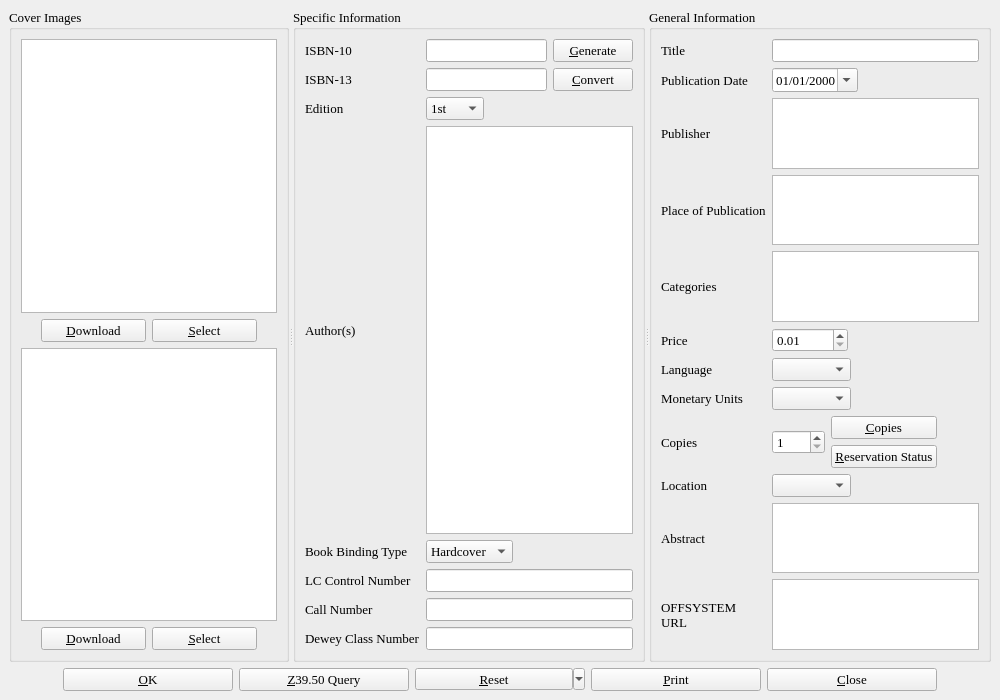
<ui version="4.0" >
 <class>informationDialog</class>
 <widget class="QMainWindow" name="informationDialog" >
  <property name="geometry" >
   <rect>
    <x>0</x>
    <y>0</y>
    <width>1000</width>
    <height>700</height>
   </rect>
  </property>
  <property name="minimumSize" >
   <size>
    <width>1000</width>
    <height>700</height>
   </size>
  </property>
  <property name="font" >
   <font>
    <family>Times</family>
    <pointsize>10</pointsize>
   </font>
  </property>
  <property name="windowTitle" >
   <string>BiblioteQ</string>
  </property>
  <property name="windowIcon" >
   <iconset>
    <normaloff>icons.d/book.gif</normaloff>icons.d/book.gif</iconset>
  </property>
  <widget class="QWidget" name="centralwidget" >
   <layout class="QVBoxLayout" >
    <item>
     <widget class="QSplitter" name="splitter" >
      <property name="orientation" >
       <enum>Qt::Horizontal</enum>
      </property>
      <widget class="QGroupBox" name="coverImages" >
       <property name="title" >
        <string>Cover Images</string>
       </property>
       <layout class="QVBoxLayout" >
        <item>
         <widget class="image_drop_site" name="front_image" >
          <property name="minimumSize" >
           <size>
            <width>150</width>
            <height>200</height>
           </size>
          </property>
          <property name="toolTip" >
           <string>Front Cover Image</string>
          </property>
         </widget>
        </item>
        <item>
         <layout class="QHBoxLayout" >
          <item>
           <spacer>
            <property name="orientation" >
             <enum>Qt::Horizontal</enum>
            </property>
            <property name="sizeHint" stdset="0" >
             <size>
              <width>40</width>
              <height>20</height>
             </size>
            </property>
           </spacer>
          </item>
          <item>
           <widget class="QPushButton" name="dwnldFront" >
            <property name="minimumSize" >
             <size>
              <width>105</width>
              <height>0</height>
             </size>
            </property>
            <property name="text" >
             <string>&amp;Download</string>
            </property>
            <property name="icon" >
             <iconset>
              <normaloff>icons.d/16x16/down.png</normaloff>icons.d/16x16/down.png</iconset>
            </property>
           </widget>
          </item>
          <item>
           <widget class="QPushButton" name="frontButton" >
            <property name="minimumSize" >
             <size>
              <width>105</width>
              <height>0</height>
             </size>
            </property>
            <property name="text" >
             <string>&amp;Select</string>
            </property>
            <property name="icon" >
             <iconset>
              <normaloff>icons.d/16x16/fileopen.png</normaloff>icons.d/16x16/fileopen.png</iconset>
            </property>
           </widget>
          </item>
          <item>
           <spacer>
            <property name="orientation" >
             <enum>Qt::Horizontal</enum>
            </property>
            <property name="sizeHint" stdset="0" >
             <size>
              <width>40</width>
              <height>20</height>
             </size>
            </property>
           </spacer>
          </item>
         </layout>
        </item>
        <item>
         <widget class="image_drop_site" name="back_image" >
          <property name="minimumSize" >
           <size>
            <width>150</width>
            <height>200</height>
           </size>
          </property>
          <property name="toolTip" >
           <string>Back Cover Image</string>
          </property>
         </widget>
        </item>
        <item>
         <layout class="QHBoxLayout" >
          <item>
           <spacer>
            <property name="orientation" >
             <enum>Qt::Horizontal</enum>
            </property>
            <property name="sizeHint" stdset="0" >
             <size>
              <width>40</width>
              <height>20</height>
             </size>
            </property>
           </spacer>
          </item>
          <item>
           <widget class="QPushButton" name="dwnldBack" >
            <property name="minimumSize" >
             <size>
              <width>105</width>
              <height>0</height>
             </size>
            </property>
            <property name="text" >
             <string>&amp;Download</string>
            </property>
            <property name="icon" >
             <iconset>
              <normaloff>icons.d/16x16/down.png</normaloff>icons.d/16x16/down.png</iconset>
            </property>
           </widget>
          </item>
          <item>
           <widget class="QPushButton" name="backButton" >
            <property name="minimumSize" >
             <size>
              <width>105</width>
              <height>0</height>
             </size>
            </property>
            <property name="text" >
             <string>&amp;Select</string>
            </property>
            <property name="icon" >
             <iconset>
              <normaloff>icons.d/16x16/fileopen.png</normaloff>icons.d/16x16/fileopen.png</iconset>
            </property>
           </widget>
          </item>
          <item>
           <spacer>
            <property name="orientation" >
             <enum>Qt::Horizontal</enum>
            </property>
            <property name="sizeHint" stdset="0" >
             <size>
              <width>40</width>
              <height>20</height>
             </size>
            </property>
           </spacer>
          </item>
         </layout>
        </item>
       </layout>
      </widget>
      <widget class="QGroupBox" name="specificGroup" >
       <property name="title" >
        <string>Specific Information</string>
       </property>
       <layout class="QGridLayout" >
        <item row="0" column="0" >
         <widget class="QLabel" name="label" >
          <property name="font" >
           <font>
            <family>Times</family>
            <pointsize>10</pointsize>
           </font>
          </property>
          <property name="text" >
           <string>ISBN-10</string>
          </property>
         </widget>
        </item>
        <item rowspan="2" row="0" column="1" >
         <layout class="QGridLayout" >
          <item row="0" column="0" >
           <widget class="QLineEdit" name="id" >
            <property name="maxLength" >
             <number>32</number>
            </property>
           </widget>
          </item>
          <item row="0" column="1" >
           <widget class="QPushButton" name="generate" >
            <property name="text" >
             <string>&amp;Generate</string>
            </property>
            <property name="icon" >
             <iconset>
              <normaloff>icons.d/16x16/gear.png</normaloff>icons.d/16x16/gear.png</iconset>
            </property>
           </widget>
          </item>
          <item row="1" column="0" >
           <widget class="QLineEdit" name="isbn13" >
            <property name="maxLength" >
             <number>16</number>
            </property>
           </widget>
          </item>
          <item row="1" column="1" >
           <widget class="QPushButton" name="isbn10to13" >
            <property name="font" >
             <font>
              <family>Times</family>
              <pointsize>10</pointsize>
             </font>
            </property>
            <property name="text" >
             <string>&amp;Convert</string>
            </property>
            <property name="icon" >
             <iconset>
              <normaloff>icons.d/16x16/convert.png</normaloff>icons.d/16x16/convert.png</iconset>
            </property>
           </widget>
          </item>
         </layout>
        </item>
        <item row="1" column="0" >
         <widget class="QLabel" name="label_11" >
          <property name="font" >
           <font>
            <family>Times</family>
            <pointsize>10</pointsize>
           </font>
          </property>
          <property name="text" >
           <string>ISBN-13</string>
          </property>
         </widget>
        </item>
        <item row="2" column="0" >
         <widget class="QLabel" name="label_5" >
          <property name="font" >
           <font>
            <family>Times</family>
            <pointsize>10</pointsize>
           </font>
          </property>
          <property name="text" >
           <string>Edition</string>
          </property>
         </widget>
        </item>
        <item row="2" column="1" >
         <layout class="QHBoxLayout" >
          <item>
           <widget class="QComboBox" name="edition" >
            <property name="autoFillBackground" >
             <bool>false</bool>
            </property>
            <item>
             <property name="text" >
              <string>1st</string>
             </property>
            </item>
            <item>
             <property name="text" >
              <string>2nd</string>
             </property>
            </item>
            <item>
             <property name="text" >
              <string>3rd</string>
             </property>
            </item>
            <item>
             <property name="text" >
              <string>4th</string>
             </property>
            </item>
            <item>
             <property name="text" >
              <string>5th</string>
             </property>
            </item>
            <item>
             <property name="text" >
              <string>6th</string>
             </property>
            </item>
            <item>
             <property name="text" >
              <string>7th</string>
             </property>
            </item>
            <item>
             <property name="text" >
              <string>8th</string>
             </property>
            </item>
            <item>
             <property name="text" >
              <string>9th</string>
             </property>
            </item>
            <item>
             <property name="text" >
              <string>10th</string>
             </property>
            </item>
            <item>
             <property name="text" >
              <string>11th</string>
             </property>
            </item>
            <item>
             <property name="text" >
              <string>12th</string>
             </property>
            </item>
            <item>
             <property name="text" >
              <string>13th</string>
             </property>
            </item>
            <item>
             <property name="text" >
              <string>14th</string>
             </property>
            </item>
            <item>
             <property name="text" >
              <string>15th</string>
             </property>
            </item>
            <item>
             <property name="text" >
              <string>16th</string>
             </property>
            </item>
            <item>
             <property name="text" >
              <string>17th</string>
             </property>
            </item>
            <item>
             <property name="text" >
              <string>18th</string>
             </property>
            </item>
            <item>
             <property name="text" >
              <string>19th</string>
             </property>
            </item>
            <item>
             <property name="text" >
              <string>20th</string>
             </property>
            </item>
            <item>
             <property name="text" >
              <string>21st</string>
             </property>
            </item>
            <item>
             <property name="text" >
              <string>22nd</string>
             </property>
            </item>
            <item>
             <property name="text" >
              <string>23rd</string>
             </property>
            </item>
            <item>
             <property name="text" >
              <string>24th</string>
             </property>
            </item>
            <item>
             <property name="text" >
              <string>25th</string>
             </property>
            </item>
           </widget>
          </item>
          <item>
           <spacer>
            <property name="orientation" >
             <enum>Qt::Horizontal</enum>
            </property>
            <property name="sizeHint" stdset="0" >
             <size>
              <width>40</width>
              <height>20</height>
             </size>
            </property>
           </spacer>
          </item>
         </layout>
        </item>
        <item row="3" column="0" >
         <widget class="QLabel" name="label_6" >
          <property name="font" >
           <font>
            <family>Times</family>
            <pointsize>10</pointsize>
           </font>
          </property>
          <property name="text" >
           <string>Author(s)</string>
          </property>
         </widget>
        </item>
        <item row="3" column="1" >
         <widget class="hyperlinked_text_edit" name="author" >
          <property name="readOnly" >
           <bool>false</bool>
          </property>
          <property name="textInteractionFlags" >
           <set>Qt::LinksAccessibleByKeyboard|Qt::LinksAccessibleByMouse|Qt::TextBrowserInteraction|Qt::TextEditable|Qt::TextEditorInteraction|Qt::TextSelectableByKeyboard|Qt::TextSelectableByMouse</set>
          </property>
          <property name="openLinks" >
           <bool>false</bool>
          </property>
         </widget>
        </item>
        <item row="4" column="0" >
         <widget class="QLabel" name="label_9" >
          <property name="font" >
           <font>
            <family>Times</family>
            <pointsize>10</pointsize>
           </font>
          </property>
          <property name="text" >
           <string>Book Binding Type</string>
          </property>
         </widget>
        </item>
        <item row="4" column="1" >
         <layout class="QHBoxLayout" >
          <item>
           <widget class="QComboBox" name="binding" >
            <property name="layoutDirection" >
             <enum>Qt::LeftToRight</enum>
            </property>
            <property name="frame" >
             <bool>true</bool>
            </property>
            <item>
             <property name="text" >
              <string>Hardcover</string>
             </property>
            </item>
            <item>
             <property name="text" >
              <string>Paperback</string>
             </property>
            </item>
           </widget>
          </item>
          <item>
           <spacer>
            <property name="orientation" >
             <enum>Qt::Horizontal</enum>
            </property>
            <property name="sizeHint" stdset="0" >
             <size>
              <width>40</width>
              <height>20</height>
             </size>
            </property>
           </spacer>
          </item>
         </layout>
        </item>
        <item row="5" column="0" >
         <widget class="QLabel" name="label_12" >
          <property name="font" >
           <font>
            <family>Times</family>
            <pointsize>10</pointsize>
           </font>
          </property>
          <property name="text" >
           <string>LC Control Number</string>
          </property>
         </widget>
        </item>
        <item row="5" column="1" >
         <widget class="QLineEdit" name="lcnum" >
          <property name="maxLength" >
           <number>64</number>
          </property>
         </widget>
        </item>
        <item row="6" column="0" >
         <widget class="QLabel" name="label_17" >
          <property name="font" >
           <font>
            <family>Times</family>
            <pointsize>10</pointsize>
           </font>
          </property>
          <property name="text" >
           <string>Call Number</string>
          </property>
         </widget>
        </item>
        <item row="6" column="1" >
         <widget class="QLineEdit" name="callnum" >
          <property name="maxLength" >
           <number>64</number>
          </property>
         </widget>
        </item>
        <item row="7" column="0" >
         <widget class="QLabel" name="label_18" >
          <property name="font" >
           <font>
            <family>Times</family>
            <pointsize>10</pointsize>
           </font>
          </property>
          <property name="text" >
           <string>Dewey Class Number</string>
          </property>
         </widget>
        </item>
        <item row="7" column="1" >
         <widget class="QLineEdit" name="deweynum" >
          <property name="maxLength" >
           <number>64</number>
          </property>
         </widget>
        </item>
       </layout>
      </widget>
      <widget class="QGroupBox" name="generalGroup" >
       <property name="title" >
        <string>General Information</string>
       </property>
       <layout class="QGridLayout" >
        <item row="0" column="0" >
         <widget class="QLabel" name="label_2" >
          <property name="font" >
           <font>
            <family>Times</family>
            <pointsize>10</pointsize>
           </font>
          </property>
          <property name="text" >
           <string>Title</string>
          </property>
         </widget>
        </item>
        <item row="0" column="1" >
         <widget class="QLineEdit" name="title" />
        </item>
        <item row="1" column="0" >
         <widget class="QLabel" name="label_13" >
          <property name="font" >
           <font>
            <family>Times</family>
            <pointsize>10</pointsize>
           </font>
          </property>
          <property name="text" >
           <string>Publication Date</string>
          </property>
         </widget>
        </item>
        <item row="1" column="1" >
         <layout class="QHBoxLayout" >
          <item>
           <widget class="QDateEdit" name="publication_date" >
            <property name="font" >
             <font>
              <pointsize>10</pointsize>
             </font>
            </property>
            <property name="displayFormat" >
             <string>MM/dd/yyyy</string>
            </property>
            <property name="calendarPopup" >
             <bool>true</bool>
            </property>
           </widget>
          </item>
          <item>
           <spacer>
            <property name="orientation" >
             <enum>Qt::Horizontal</enum>
            </property>
            <property name="sizeHint" stdset="0" >
             <size>
              <width>40</width>
              <height>20</height>
             </size>
            </property>
           </spacer>
          </item>
         </layout>
        </item>
        <item row="2" column="0" >
         <widget class="QLabel" name="label_14" >
          <property name="font" >
           <font>
            <family>Times</family>
            <pointsize>10</pointsize>
           </font>
          </property>
          <property name="text" >
           <string>Publisher</string>
          </property>
         </widget>
        </item>
        <item row="2" column="1" >
         <widget class="hyperlinked_text_edit" name="publisher" >
          <property name="verticalScrollBarPolicy" >
           <enum>Qt::ScrollBarAlwaysOff</enum>
          </property>
          <property name="horizontalScrollBarPolicy" >
           <enum>Qt::ScrollBarAlwaysOff</enum>
          </property>
          <property name="readOnly" >
           <bool>false</bool>
          </property>
          <property name="textInteractionFlags" >
           <set>Qt::LinksAccessibleByKeyboard|Qt::LinksAccessibleByMouse|Qt::TextBrowserInteraction|Qt::TextEditable|Qt::TextEditorInteraction|Qt::TextSelectableByKeyboard|Qt::TextSelectableByMouse</set>
          </property>
          <property name="openLinks" >
           <bool>false</bool>
          </property>
         </widget>
        </item>
        <item row="4" column="0" >
         <widget class="QLabel" name="label_15" >
          <property name="font" >
           <font>
            <family>Times</family>
            <pointsize>10</pointsize>
           </font>
          </property>
          <property name="text" >
           <string>Categories</string>
          </property>
         </widget>
        </item>
        <item row="5" column="0" >
         <widget class="QLabel" name="label_16" >
          <property name="font" >
           <font>
            <family>Times</family>
            <pointsize>10</pointsize>
           </font>
          </property>
          <property name="text" >
           <string>Price</string>
          </property>
         </widget>
        </item>
        <item row="5" column="1" >
         <widget class="QDoubleSpinBox" name="price" >
          <property name="sizePolicy" >
           <sizepolicy vsizetype="Fixed" hsizetype="Fixed" >
            <horstretch>0</horstretch>
            <verstretch>0</verstretch>
           </sizepolicy>
          </property>
          <property name="minimum" >
           <double>0.010000000000000</double>
          </property>
          <property name="maximum" >
           <double>10000.000000000000000</double>
          </property>
          <property name="singleStep" >
           <double>0.010000000000000</double>
          </property>
          <property name="value" >
           <double>0.010000000000000</double>
          </property>
         </widget>
        </item>
        <item row="6" column="0" >
         <widget class="QLabel" name="label_3" >
          <property name="font" >
           <font>
            <family>Times</family>
            <pointsize>10</pointsize>
           </font>
          </property>
          <property name="text" >
           <string>Language</string>
          </property>
         </widget>
        </item>
        <item row="6" column="1" >
         <layout class="QHBoxLayout" >
          <item>
           <widget class="QComboBox" name="language" />
          </item>
          <item>
           <spacer>
            <property name="orientation" >
             <enum>Qt::Horizontal</enum>
            </property>
            <property name="sizeHint" stdset="0" >
             <size>
              <width>40</width>
              <height>20</height>
             </size>
            </property>
           </spacer>
          </item>
         </layout>
        </item>
        <item row="7" column="0" >
         <widget class="QLabel" name="label_4" >
          <property name="font" >
           <font>
            <family>Times</family>
            <pointsize>10</pointsize>
           </font>
          </property>
          <property name="text" >
           <string>Monetary Units</string>
          </property>
         </widget>
        </item>
        <item row="7" column="1" >
         <widget class="QComboBox" name="monetary_units" >
          <property name="sizePolicy" >
           <sizepolicy vsizetype="Fixed" hsizetype="Fixed" >
            <horstretch>0</horstretch>
            <verstretch>0</verstretch>
           </sizepolicy>
          </property>
         </widget>
        </item>
        <item row="8" column="0" >
         <widget class="QLabel" name="label_8" >
          <property name="font" >
           <font>
            <family>Times</family>
            <pointsize>10</pointsize>
           </font>
          </property>
          <property name="text" >
           <string>Copies</string>
          </property>
         </widget>
        </item>
        <item row="8" column="1" >
         <layout class="QHBoxLayout" >
          <item>
           <widget class="QSpinBox" name="quantity" >
            <property name="minimum" >
             <number>1</number>
            </property>
            <property name="maximum" >
             <number>5000</number>
            </property>
            <property name="value" >
             <number>1</number>
            </property>
           </widget>
          </item>
          <item>
           <layout class="QGridLayout" >
            <item row="0" column="0" >
             <widget class="QPushButton" name="copiesButton" >
              <property name="font" >
               <font>
                <family>Times</family>
                <pointsize>10</pointsize>
               </font>
              </property>
              <property name="text" >
               <string>&amp;Copies</string>
              </property>
              <property name="icon" >
               <iconset>
                <normaloff>icons.d/16x16/editcopy.png</normaloff>icons.d/16x16/editcopy.png</iconset>
              </property>
             </widget>
            </item>
            <item row="1" column="0" >
             <widget class="QPushButton" name="showUserButton" >
              <property name="font" >
               <font>
                <family>Times</family>
                <pointsize>10</pointsize>
               </font>
              </property>
              <property name="text" >
               <string>&amp;Reservation Status</string>
              </property>
              <property name="icon" >
               <iconset>
                <normaloff>icons.d/16x16/members.png</normaloff>icons.d/16x16/members.png</iconset>
              </property>
             </widget>
            </item>
           </layout>
          </item>
          <item>
           <spacer>
            <property name="orientation" >
             <enum>Qt::Horizontal</enum>
            </property>
            <property name="sizeHint" stdset="0" >
             <size>
              <width>40</width>
              <height>20</height>
             </size>
            </property>
           </spacer>
          </item>
         </layout>
        </item>
        <item row="9" column="0" >
         <widget class="QLabel" name="label_10" >
          <property name="font" >
           <font>
            <family>Times</family>
            <pointsize>10</pointsize>
           </font>
          </property>
          <property name="text" >
           <string>Location</string>
          </property>
         </widget>
        </item>
        <item row="9" column="1" >
         <layout class="QHBoxLayout" >
          <item>
           <widget class="QComboBox" name="location" >
            <property name="font" >
             <font>
              <pointsize>10</pointsize>
             </font>
            </property>
           </widget>
          </item>
          <item>
           <spacer>
            <property name="orientation" >
             <enum>Qt::Horizontal</enum>
            </property>
            <property name="sizeHint" stdset="0" >
             <size>
              <width>40</width>
              <height>20</height>
             </size>
            </property>
           </spacer>
          </item>
         </layout>
        </item>
        <item row="10" column="0" >
         <widget class="QLabel" name="label_7" >
          <property name="font" >
           <font>
            <family>Times</family>
            <pointsize>10</pointsize>
           </font>
          </property>
          <property name="text" >
           <string>Abstract</string>
          </property>
         </widget>
        </item>
        <item row="10" column="1" >
         <widget class="QTextEdit" name="description" >
          <property name="acceptRichText" >
           <bool>false</bool>
          </property>
         </widget>
        </item>
        <item row="11" column="0" >
         <widget class="QLabel" name="label_19" >
          <property name="text" >
           <string>OFFSYSTEM
URL</string>
          </property>
         </widget>
        </item>
        <item row="11" column="1" >
         <widget class="QTextBrowser" name="url" >
          <property name="readOnly" >
           <bool>false</bool>
          </property>
          <property name="textInteractionFlags" >
           <set>Qt::LinksAccessibleByKeyboard|Qt::LinksAccessibleByMouse|Qt::TextBrowserInteraction|Qt::TextEditable|Qt::TextEditorInteraction|Qt::TextSelectableByKeyboard|Qt::TextSelectableByMouse</set>
          </property>
          <property name="openExternalLinks" >
           <bool>true</bool>
          </property>
         </widget>
        </item>
        <item row="4" column="1" >
         <widget class="hyperlinked_text_edit" name="category" >
          <property name="readOnly" >
           <bool>false</bool>
          </property>
          <property name="textInteractionFlags" >
           <set>Qt::LinksAccessibleByKeyboard|Qt::LinksAccessibleByMouse|Qt::TextBrowserInteraction|Qt::TextEditable|Qt::TextEditorInteraction|Qt::TextSelectableByKeyboard|Qt::TextSelectableByMouse</set>
          </property>
          <property name="openLinks" >
           <bool>false</bool>
          </property>
         </widget>
        </item>
        <item row="3" column="0" >
         <widget class="QLabel" name="label_20" >
          <property name="text" >
           <string>Place of Publication</string>
          </property>
         </widget>
        </item>
        <item row="3" column="1" >
         <widget class="hyperlinked_text_edit" name="place" >
          <property name="textInteractionFlags" >
           <set>Qt::LinksAccessibleByKeyboard|Qt::LinksAccessibleByMouse|Qt::TextBrowserInteraction|Qt::TextEditable|Qt::TextEditorInteraction|Qt::TextSelectableByKeyboard|Qt::TextSelectableByMouse</set>
          </property>
          <property name="openLinks" >
           <bool>false</bool>
          </property>
         </widget>
        </item>
       </layout>
      </widget>
     </widget>
    </item>
    <item>
     <layout class="QHBoxLayout" >
      <item>
       <spacer>
        <property name="orientation" >
         <enum>Qt::Horizontal</enum>
        </property>
        <property name="sizeHint" stdset="0" >
         <size>
          <width>40</width>
          <height>20</height>
         </size>
        </property>
       </spacer>
      </item>
      <item>
       <widget class="QPushButton" name="okButton" >
        <property name="sizePolicy" >
         <sizepolicy vsizetype="Fixed" hsizetype="Fixed" >
          <horstretch>0</horstretch>
          <verstretch>0</verstretch>
         </sizepolicy>
        </property>
        <property name="minimumSize" >
         <size>
          <width>170</width>
          <height>0</height>
         </size>
        </property>
        <property name="font" >
         <font>
          <family>Times</family>
          <pointsize>10</pointsize>
         </font>
        </property>
        <property name="text" >
         <string>&amp;OK</string>
        </property>
        <property name="icon" >
         <iconset>
          <normaloff>icons.d/16x16/ok.png</normaloff>icons.d/16x16/ok.png</iconset>
        </property>
       </widget>
      </item>
      <item>
       <widget class="QPushButton" name="queryButton" >
        <property name="minimumSize" >
         <size>
          <width>170</width>
          <height>0</height>
         </size>
        </property>
        <property name="font" >
         <font>
          <family>Times</family>
          <pointsize>10</pointsize>
         </font>
        </property>
        <property name="text" >
         <string>&amp;Z39.50 Query</string>
        </property>
        <property name="icon" >
         <iconset>
          <normaloff>icons.d/16x16/down.png</normaloff>icons.d/16x16/down.png</iconset>
        </property>
       </widget>
      </item>
      <item>
       <widget class="QToolButton" name="resetButton" >
        <property name="minimumSize" >
         <size>
          <width>170</width>
          <height>0</height>
         </size>
        </property>
        <property name="font" >
         <font>
          <family>Times</family>
          <pointsize>10</pointsize>
         </font>
        </property>
        <property name="text" >
         <string>&amp;Reset</string>
        </property>
        <property name="popupMode" >
         <enum>QToolButton::MenuButtonPopup</enum>
        </property>
       </widget>
      </item>
      <item>
       <widget class="QPushButton" name="printButton" >
        <property name="minimumSize" >
         <size>
          <width>170</width>
          <height>0</height>
         </size>
        </property>
        <property name="font" >
         <font>
          <family>Times</family>
          <pointsize>10</pointsize>
         </font>
        </property>
        <property name="text" >
         <string>&amp;Print</string>
        </property>
        <property name="icon" >
         <iconset>
          <normaloff>icons.d/16x16/fileprint.png</normaloff>icons.d/16x16/fileprint.png</iconset>
        </property>
       </widget>
      </item>
      <item>
       <widget class="QPushButton" name="cancelButton" >
        <property name="minimumSize" >
         <size>
          <width>170</width>
          <height>0</height>
         </size>
        </property>
        <property name="font" >
         <font>
          <family>Times</family>
          <pointsize>10</pointsize>
         </font>
        </property>
        <property name="text" >
         <string>&amp;Close</string>
        </property>
        <property name="icon" >
         <iconset>
          <normaloff>icons.d/16x16/cancel.png</normaloff>icons.d/16x16/cancel.png</iconset>
        </property>
       </widget>
      </item>
      <item>
       <spacer>
        <property name="orientation" >
         <enum>Qt::Horizontal</enum>
        </property>
        <property name="sizeHint" stdset="0" >
         <size>
          <width>40</width>
          <height>20</height>
         </size>
        </property>
       </spacer>
      </item>
     </layout>
    </item>
   </layout>
  </widget>
 </widget>
 <customwidgets>
  <customwidget>
   <class>hyperlinked_text_edit</class>
   <extends>QTextBrowser</extends>
   <header>hyperlinked_text_edit.h</header>
  </customwidget>
  <customwidget>
   <class>image_drop_site</class>
   <extends>QGraphicsView</extends>
   <header>image_drop_site.h</header>
  </customwidget>
 </customwidgets>
 <tabstops>
  <tabstop>front_image</tabstop>
  <tabstop>dwnldFront</tabstop>
  <tabstop>frontButton</tabstop>
  <tabstop>back_image</tabstop>
  <tabstop>dwnldBack</tabstop>
  <tabstop>backButton</tabstop>
  <tabstop>id</tabstop>
  <tabstop>generate</tabstop>
  <tabstop>isbn13</tabstop>
  <tabstop>isbn10to13</tabstop>
  <tabstop>edition</tabstop>
  <tabstop>author</tabstop>
  <tabstop>binding</tabstop>
  <tabstop>lcnum</tabstop>
  <tabstop>callnum</tabstop>
  <tabstop>deweynum</tabstop>
  <tabstop>title</tabstop>
  <tabstop>publication_date</tabstop>
  <tabstop>publisher</tabstop>
  <tabstop>place</tabstop>
  <tabstop>category</tabstop>
  <tabstop>price</tabstop>
  <tabstop>language</tabstop>
  <tabstop>monetary_units</tabstop>
  <tabstop>quantity</tabstop>
  <tabstop>copiesButton</tabstop>
  <tabstop>showUserButton</tabstop>
  <tabstop>location</tabstop>
  <tabstop>description</tabstop>
  <tabstop>url</tabstop>
  <tabstop>okButton</tabstop>
  <tabstop>queryButton</tabstop>
  <tabstop>resetButton</tabstop>
  <tabstop>printButton</tabstop>
  <tabstop>cancelButton</tabstop>
 </tabstops>
 <resources/>
 <connections/>
</ui>
